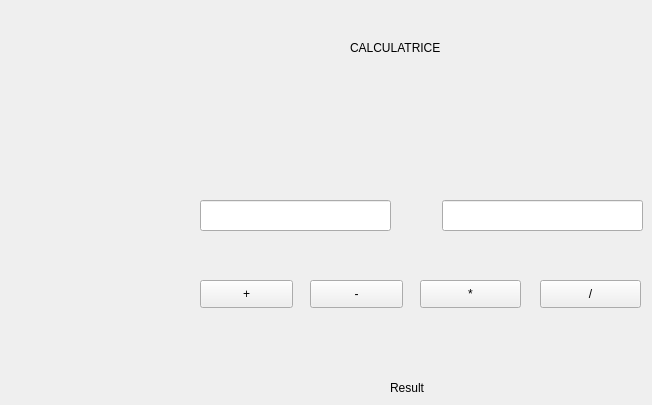
    <widget class="QWidget" name="page_7">
     <widget class="QLabel" name="label_31">
      <property name="geometry">
       <rect>
        <x>350</x>
        <y>40</y>
        <width>191</width>
        <height>16</height>
       </rect>
      </property>
      <property name="text">
       <string>CALCULATRICE</string>
      </property>
     </widget>
     <widget class="QPushButton" name="opetoile">
      <property name="geometry">
       <rect>
        <x>420</x>
        <y>280</y>
        <width>101</width>
        <height>28</height>
       </rect>
      </property>
      <property name="text">
       <string>*</string>
      </property>
     </widget>
     <widget class="QPushButton" name="opplus">
      <property name="geometry">
       <rect>
        <x>200</x>
        <y>280</y>
        <width>93</width>
        <height>28</height>
       </rect>
      </property>
      <property name="text">
       <string>+</string>
      </property>
     </widget>
     <widget class="QPushButton" name="opmoins">
      <property name="geometry">
       <rect>
        <x>310</x>
        <y>280</y>
        <width>93</width>
        <height>28</height>
       </rect>
      </property>
      <property name="text">
       <string>-</string>
      </property>
     </widget>
     <widget class="QPushButton" name="opsur">
      <property name="geometry">
       <rect>
        <x>540</x>
        <y>280</y>
        <width>101</width>
        <height>28</height>
       </rect>
      </property>
      <property name="text">
       <string>/</string>
      </property>
     </widget>
     <widget class="QLineEdit" name="numero1">
      <property name="geometry">
       <rect>
        <x>200</x>
        <y>200</y>
        <width>191</width>
        <height>31</height>
       </rect>
      </property>
     </widget>
     <widget class="QLineEdit" name="numero2">
      <property name="geometry">
       <rect>
        <x>442</x>
        <y>200</y>
        <width>201</width>
        <height>31</height>
       </rect>
      </property>
     </widget>
     <widget class="QLabel" name="resultatcalc">
      <property name="geometry">
       <rect>
        <x>390</x>
        <y>380</y>
        <width>56</width>
        <height>16</height>
       </rect>
      </property>
      <property name="text">
       <string>Result</string>
      </property>
     </widget>
     <widget class="QPushButton" name="exitcalc">
      <property name="geometry">
       <rect>
        <x>0</x>
        <y>0</y>
        <width>21</width>
        <height>21</height>
       </rect>
      </property>
      <property name="text">
       <string/>
      </property>
      <property name="icon">
       <iconset resource="resources.qrc">
        <normaloff>:/Ressources/close_red.png</normaloff>:/Ressources/close_red.png</iconset>
      </property>
      <property name="flat">
       <bool>true</bool>
      </property>
     </widget>
    </widget>
